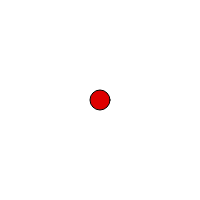
Frame 1 (no input)
Frame 60 (no input): blank canvas, image omitted
Frame 120 (the mouse pressed at the canvas centre since frame 60): blank canvas, image omitted

The p5.js sketch that drew this single still picture (run headless with seeded random() and noise() and a simulated clock; from frame 60 on, the mouse is pressed at the canvas centre):

// p5.js sketch
// ── sketch.js
var x, y, xSpeed, ySpeed;

function setup() {
  createCanvas(200, 200);
  x = width / 2;
  y = height / 2;
  xSpeed = random(-5, 5);
  ySpeed = random(-5, 5);
}

function draw() {
  background(255);
  noFill();
 // rect(0,0,width-1,height-1);
  
fill(222,0,0);
  ellipse(x, y, 20);
  
  x += xSpeed;
  y += ySpeed;
  

}

function mousePressed(){
   x = width / 2;
  y = height / 2;
  xSpeed = random(-5, 5);
  ySpeed = random(-5, 5);


}
